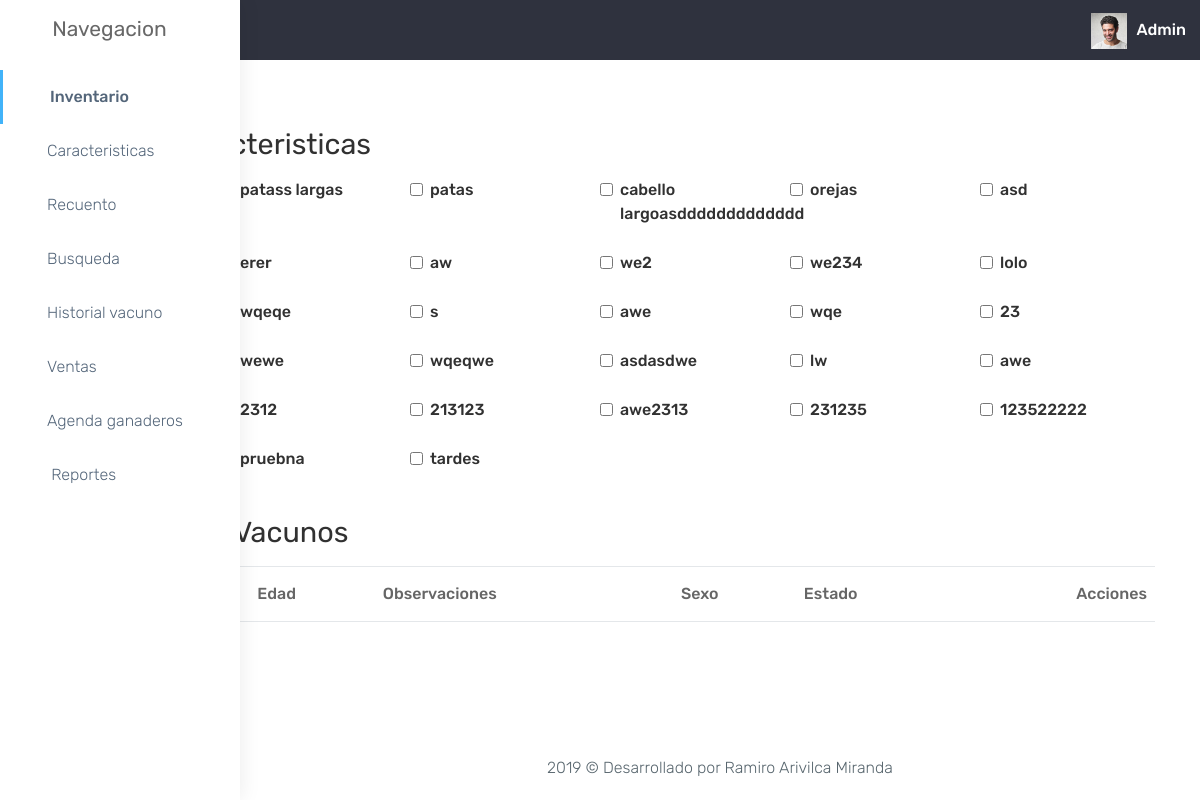
The page /index.php/busqueda on the database its author committed.
### tables this page shows
CREATE TABLE `observaciones` (
  `id` int(11) NOT NULL AUTO_INCREMENT,
  `descripcion` varchar(160) DEFAULT NULL,
  PRIMARY KEY (`id`)
);

### application/controllers/Busqueda.php (called while the page is built, shortened)
<?php
    class Busqueda extends CI_Controller {
        public function __construct() {
            $this->load->helper('form');
            $this->load->helper('url');
            $this->load->model('Products','products');
            $this->load->model('Observaciones_Model','observaciones');
            }
            public function index() {
            $this->load->view('partials/header');
            $this->load->view('partials/navbar');
            $this->load->view('partials/sidebar');
            $this->load->view('partials/footer');
            $result = $this->observaciones->get_all();
            $array = json_decode(json_encode($result),true);
            $data['observaciones'] = $array;
            $this->load->view('busqueda', $data);
            }
    }
?>

### index.php (called while the page is built, shortened)
<?php
require_once BASEPATH.'core/CodeIgniter.php';

### application/models/Observaciones_Model.php (called while the page is built, shortened)
<?php
class Observaciones_Model extends CI_Model {
    public function get_all() {
        $result = $this->db->get('observaciones');
        return $result->result_array();
    }
}
?>

### application/views/busqueda.php (the view, shortened to what this page needs)
<div class="container">
    <div class="row mt-5">
        <div class="col-12">
            <div class="col-md-12">
                <h1>Filtros
                    <small>Caracteristicas</small>
                </h1>
            </div>
            <div class="row" id="checks">
                <?php foreach($observaciones as $i):?>
                <div class="form-group form-check col-md-2">
                    <input type="checkbox" class="form-check-input" name="selected[]" id="<?php echo $i['id']?>">
                    <label class="form-check-label" for="exampleCheck1"><?php echo $i['descripcion']?></label>
                </div>
                <?php endforeach;?>
            </div>
        </div>
    </div>
    <div class="row">
        <div class="col-12">
            <div class="col-md-12">
                <h1>Busqueda
                    <small>Vacunos</small>
                </h1>
            </div>
            <table class="table table-striped" id="mydata">
                <thead>
                    <tr>
                        <th>id</th>
                        <th>Arete</th>
                        <th>Edad</th>
                        <th>Observaciones</th>
                        <th>Sexo</th>
                        <th>Estado</th>
                        <th style="text-align: right;">Acciones</th>
                    </tr>
                </thead>
            </table>
        </div>
    </div>
</div>

### application/views/partials/header.php (shortened to what this page needs)
<!DOCTYPE html>
<html lang="en" dir="ltr">
  <head>
    <link rel="stylesheet" href="https://maxcdn.bootstrapcdn.com/bootstrap/4.0.0/css/bootstrap.min.css">
    <link href="<?php echo base_url(); ?>css/animate.css" rel="stylesheet">
    <link href="<?php echo base_url(); ?>css/style.css" rel="stylesheet">
    <link href="<?php echo base_url(); ?>css/user.css" rel="stylesheet">
    <link href="<?php echo base_url(); ?>css/colors/default.css" id="theme" rel="stylesheet">
    <link href="<?php echo base_url(); ?>css/datatables.css" rel="stylesheet">
    <link href="<?php echo base_url(); ?>css/buttons.bootstrap4.min.css" rel="stylesheet">
    <link href="<?php echo base_url(); ?>css/buttons.dataTables.min.css" rel="stylesheet">
    <link href="<?php echo base_url(); ?>css/dataTables.bootstrap4.min.css" rel="stylesheet">
  </head>
<body>

### application/views/partials/navbar.php (shortened to what this page needs)
<div class="contain-fluid">
  <nav class="navbar navbar-default navbar-static-top p-0" id="nav">
              <div class="navbar-header">
                  <div class="top-left-part">
                      <a class="logo" href="index.html">
                        <b>
                       </b>
                        <span class="hidden-xs">
                       </span> </a>
                  </div>
                  <ul class="nav navbar-top-links navbar-right pull-right">
                      <li>
                          <a class="profile-pic" href="#"> <img src="<?php echo base_url()?>images/users/varun.jpg" alt="user-img" width="36" class="img-circle"><b class="hidden-xs">Admin</b></a>
                      </li>
                  </ul>
              </div>
    </nav>

### application/views/partials/sidebar.php (shortened to what this page needs)
<div class="navbar-default sidebar item-show" role="navigation" style="overflow: visible;">
            <div class="slimScrollDiv" style="position: relative; overflow: visible; width: auto; height: 100%;"><div class="sidebar-nav slimscrollsidebar" style="overflow: visible hidden; width: auto; height: 100%;">
                <div class="sidebar-head">
                    <h3><span class="fa-fw open-close"><i class="ti-close ti-menu"></i></span> <span class="hide-menu">Navegacion</span></h3>
                </div>
                <ul class="nav in" id="side-menu">
                    <li style="padding: 70px 0 0;">
                        <a href="<?php echo base_url();?>index.php/inventory" class="waves-effect active"><i class="fa fa-clock-o fa-fw" aria-hidden="true"></i>Inventario</a>
                    </li>
                    <li>
                        <a href="<?php echo base_url();?>index.php/observaciones" class="waves-effect"><i class="fa fa-clock-o fa-fw" aria-hidden="true"></i>Caracteristicas</a>
                    </li>
                    <li>
                        <a href="<?php echo base_url();?>index.php/recuento" class="waves-effect"><i class="fa fa-user fa-fw" aria-hidden="true"></i>Recuento</a>
                    </li>
                    <li>
                        <a href="<?php echo base_url();?>index.php/busqueda" class="waves-effect"><i class="fa fa-font fa-fw" aria-hidden="true"></i>Busqueda</a>
                    </li>
                    <li>
                        <a href="<?php echo base_url();?>index.php/historialC" class="waves-effect"><i class="fa fa-columns fa-fw" aria-hidden="true"></i>Historial vacuno</a>
                    </li>
                    <li>
                        <a href="<?php echo base_url();?>index.php/ventas" class="waves-effect"><i class="fa fa-table fa-fw" aria-hidden="true"></i>Ventas</a>
                    </li>
                    <li>
                        <a href="<?php echo base_url();?>index.php/clients" class="waves-effect"><i class="fa fa-info-circle fa-fw" aria-hidden="true"></i>Agenda ganaderos</a>
                    </li>
                    <li class="accordion-group">
                        <div class = "accordion-heading" > <a
                        class="accordion-toggle waves-effect"
                        data-toggle="collapse"
                        data-parent="#acc" style="padding: 15px 35px 15px 20px;display: block;"
                        href="#resources">
                        <i class="fa fa-info-circle fa-fw" aria-hidden="true"></i>
                        Reportes
                    </a>
                    </li>
        </div>
        </div>
            </div></div>

### application/views/partials/footer.php (shortened to what this page needs)
<footer class="footer text-center"> 2019 © Desarrollado por Ramiro Arivilca Miranda </footer>

### css/colors/default.css (style rules this page uses)
body { background: #fff; }
.top-left-part { background: #fff; }
.navbar-header { background: #2f323e; }
.navbar-top-links > li > a { color: #ffffff; }
.sidebar .sidebar-head { background: #ffffff; }
.sidebar .sidebar-head h3 { color: #686868; }
.sidebar { background: #fff; box-shadow: 1px 0px 20px rgba(0, 0, 0, 0.08); }
#side-menu li a { color: #54667a; }
#side-menu li a { color: #54667a; border-left: 0px solid #fff; }
#side-menu > li > a { border-left: 3px solid transperant; }
#side-menu > li > a.active { background: transperant; color: #54667a; border-left: 3px solid #41b3f9; font-weight: 500; }

### rows shown on the page
observaciones: descripcion "patass largas"
observaciones: descripcion "patas"
observaciones: descripcion "cabello largoasddddddddddddd"
observaciones: descripcion "orejas"
observaciones: descripcion "asd"
observaciones: descripcion "erer"
observaciones: descripcion "aw"
observaciones: descripcion "we2"
observaciones: descripcion "we234"
observaciones: descripcion "lolo"
observaciones: descripcion "wqeqe"
observaciones: descripcion "s"
observaciones: descripcion "awe"
observaciones: descripcion "wqe"
observaciones: descripcion "23"
observaciones: descripcion "wewe"
observaciones: descripcion "wqeqwe"
observaciones: descripcion "asdasdwe"
observaciones: descripcion "lw"
observaciones: descripcion "awe"
observaciones: descripcion "2312"
observaciones: descripcion "213123"
observaciones: descripcion "awe2313"
observaciones: descripcion "231235"
observaciones: descripcion "123522222"
observaciones: descripcion "pruebna"
observaciones: descripcion "tardes"
